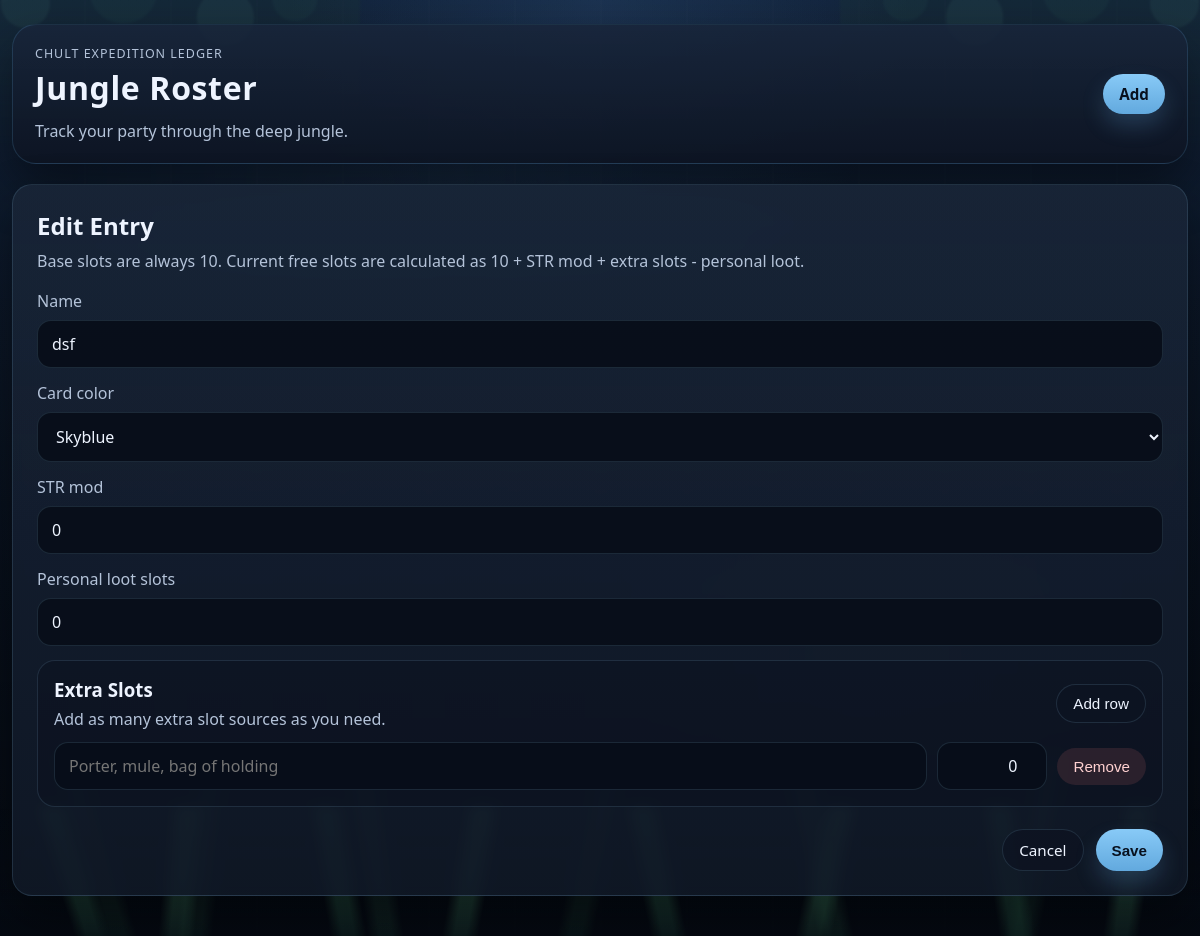
Before: /edit/2 with the older database file.
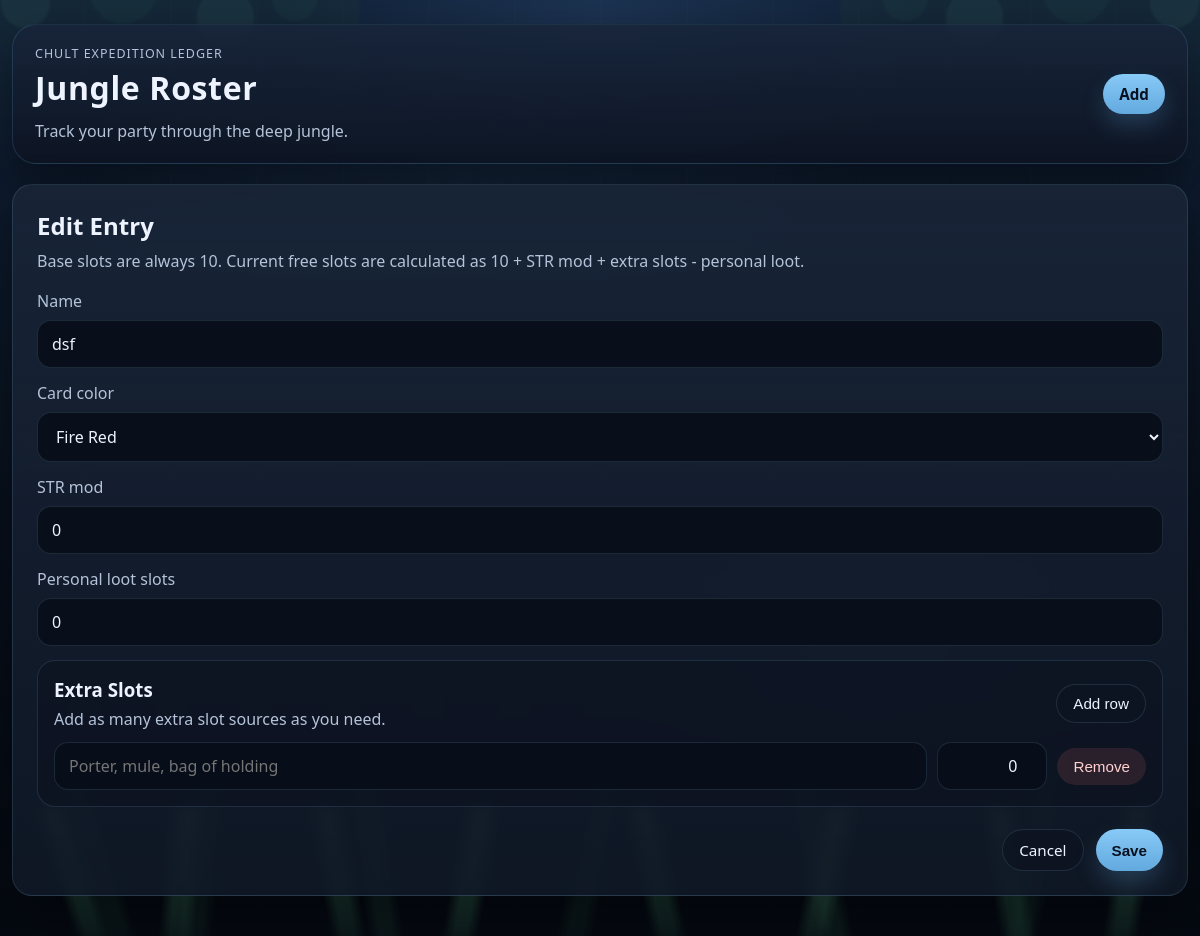
After: the same page with the newer database file.
### tables this page shows
CREATE TABLE members (
            id INTEGER PRIMARY KEY AUTOINCREMENT,
            name TEXT NOT NULL,
            str_mod INTEGER NOT NULL DEFAULT 0,
            max_slots INTEGER NOT NULL DEFAULT 0,
            used_slots INTEGER NOT NULL DEFAULT 0,
            card_color TEXT NOT NULL DEFAULT 'dark-blue'
        );

### app.py (the view, shortened to what this page needs)
@app.route("/edit/<int:member_id>", methods=["GET", "POST"])
def edit_member(member_id: int) -> str:
    member = get_member(member_id)
    extra_slots = [
        {"name": row["name"], "amount": row["amount"]}
        for row in get_member_extra_slots(member_id)
    ]
    if not extra_slots:
        extra_slots = [{"name": "", "amount": 0}]
    return render_template(
        "form.html",
        member=member,
        extra_slots=extra_slots,
        color_options=CARD_COLORS,
        page_title="Edit Entry",
    )

### app.py (called while the page is built)
def get_db() -> sqlite3.Connection:
    if "db" not in g:
        g.db = sqlite3.connect(DATABASE)
        g.db.row_factory = sqlite3.Row
        g.db.execute("PRAGMA foreign_keys = ON")
    return g.db

def get_member(member_id: int) -> sqlite3.Row:
    member = get_db().execute(
        "SELECT * FROM members WHERE id = ?", (member_id,)
    ).fetchone()
    if member is None:
        raise ValueError("Entry not found.")
    return member

def get_member_extra_slots(member_id: int) -> list[sqlite3.Row]:
    return get_db().execute(
        """
        SELECT id, name, amount
        FROM extra_slots
        WHERE member_id = ?
        ORDER BY id
        """,
        (member_id,),
    ).fetchall()

### templates/form.html (shortened to what this page needs)
{% extends "base.html" %}
{% block content %}
  <section class="form-panel">
    <div class="panel-heading">
      <h2>{{ page_title }}</h2>
      <p>Base slots are always 10. Current free slots are calculated as 10 + STR mod + extra slots - personal loot.</p>
    </div>
    <form class="member-form" method="post">
      <label>
        Name
        <input
          type="text"
          name="name"
          value="{{ member['name'] if member else '' }}"
          placeholder="Vivy"
          required
        >
      </label>
      <label>
        Card color
        <select name="card_color">
          {% for color_id, color_label in color_options.items() %}
            <option value="{{ color_id }}" {% if (member and member['card_color'] == color_id) or (not member and color_id == 'dark-blue') %}selected{% endif %}>{{ color_label }}</option>
          {% endfor %}
        </select>
      </label>
      <label>
        STR mod
        <input
          type="number"
          name="str_mod"
          value="{{ member['str_mod'] if member else 0 }}"
        >
      </label>
      <label>
        Personal loot slots
        <input
          type="number"
          name="used_slots"
          min="0"
          value="{{ member['used_slots'] if member else 0 }}"
        >
      </label>
      <section class="extra-slots-section">
        <div class="extra-slots-header">
          <div>
            <h3>Extra Slots</h3>
            <p>Add as many extra slot sources as you need.</p>
          </div>
          <button class="ghost-button add-row-button" type="button" id="add-extra-slot">Add row</button>
        </div>
        <div class="extra-slot-list" id="extra-slot-list">
          {% for item in extra_slots %}
            <div class="extra-slot-row">
              <input
                type="text"
                name="extra_slots_name"
                value="{{ item['name'] }}"
                placeholder="Porter, mule, bag of holding"
              >
              <input
                type="number"
                name="extra_slots_amount"
                min="0"
                value="{{ item['amount'] }}"
                placeholder="0"
              >
              <button class="remove-row-button" type="button">Remove</button>
            </div>
          {% endfor %}
        </div>
      </section>
      <div class="form-actions">
        <a class="ghost-button" href="{{ url_for('index') }}">Cancel</a>
        <button class="primary-button" type="submit">Save</button>
      </div>
    </form>
  </section>
{% endblock %}

### templates/base.html (shortened to what this page needs)
<!doctype html>
<html lang="en">
  <head>
    <link rel="stylesheet" href="{{ url_for('static', filename='styles.css') }}">
  </head>
  <body>
    <div class="scene-backdrop" aria-hidden="true">
      <div class="mist mist-one"></div>
      <div class="mist mist-two"></div>
      <div class="canopy canopy-left"></div>
      <div class="canopy canopy-right"></div>
      <div class="grass grass-back"></div>
      <div class="grass grass-front"></div>
    </div>
    <div class="app-shell">
      <header class="topbar">
        <div class="title-group">
          <p class="eyebrow">Chult Expedition Ledger</p>
          <h1>Jungle Roster</h1>
          <p class="tagline">Track your party through the deep jungle.</p>
        </div>
        <a class="primary-button" href="{{ url_for('add_member') }}">Add</a>
      </header>
      <main>
        {% block content %}{% endblock %}
      </main>
    </div>
  </body>
</html>

Changed rows visible on the page:
changed members "dsf": card_color "Skyblue" → "Fire Red"
